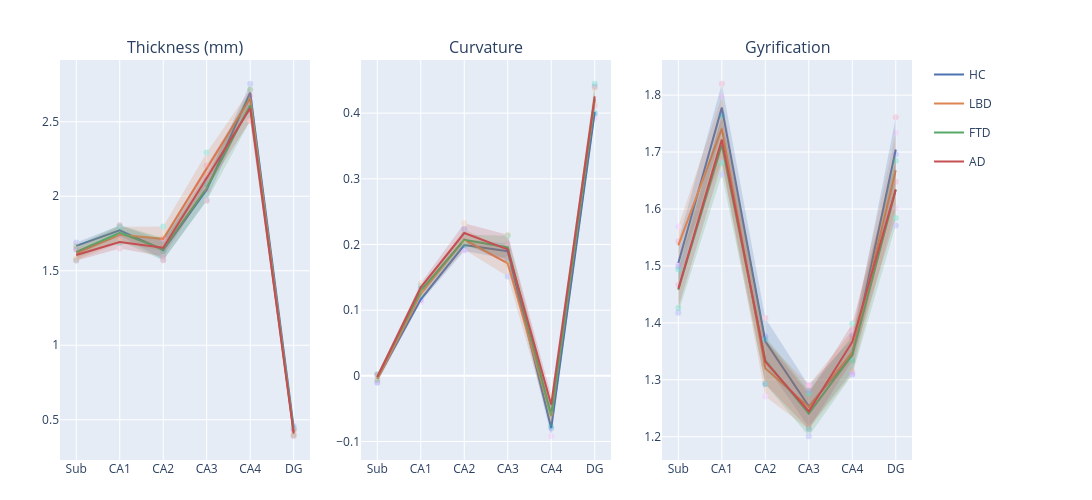

Write notebook code for a chart like this one.
### Code cell
#| label: notebook_fig_macrometricsSubfield
macro_metrics = ["thickness", "curvature", "gyrification"]
subfield_order = subfield_category_order

fig = make_subplots(
    rows=1, cols=3,
    subplot_titles=[st.metric_axis_label(m) for m in macro_metrics],
    horizontal_spacing=0.06,
)

for c, metric in enumerate(macro_metrics, start=1):
    for group in group_order:
        data_group = df_Hemi_grouped[df_Hemi_grouped["group"] == group]

        stats = (
            data_group.groupby("subfield")[metric]
            .agg(mean="mean", sem="sem")
            .reindex(subfield_order)
        )
        ci95 = 1.96 * stats["sem"]
        upper = stats["mean"] + ci95
        lower = stats["mean"] - ci95

        color = group_colors[group]
        show_legend = (c == 1)  # matches seaborn keeping only one legend, though placed on axes[2] there

        fig.add_trace(
            go.Scatter(
                x=list(subfield_order) + list(subfield_order)[::-1],
                y=list(upper) + list(lower)[::-1],
                fill='toself',
                fillcolor=color,
                opacity=0.2,
                line=dict(width=0),
                legendgroup=group,
                showlegend=False,
                hoverinfo='skip',
            ),
            row=1, col=c,
        )

        fig.add_trace(
            go.Scatter(
                x=subfield_order,
                y=stats["mean"],
                mode='lines',
                name=group,
                legendgroup=group,
                line=dict(color=color),
                showlegend=show_legend,
            ),
            row=1, col=c,
        )

fig.update_xaxes(categoryorder='array', categoryarray=subfield_order)

fig.update_layout(
    width=1750,
    height=500,
    margin=dict(l=60, r=180, t=60, b=40),
    legend=dict(
        orientation='v',
        yanchor='top', y=1,
        xanchor='left', x=1.02,
    ),
)

fig

### Figure 1 — Plotly figure (JSON) as saved in the notebook; plotly's stock layout.template omitted (floating-point values rounded to 4 significant figures)
{"data": [{"fill": "toself", "fillcolor": "#4C72B0", "hoverinfo": "skip", "legendgroup": "HC", "line": {"width": 0}, "opacity": 0.2, "showlegend": false, "type": "scatter", "x": ["Sub", "CA1", "CA2", "CA3", "CA4", "DG", "DG", "CA4", "CA3", "CA2", "CA1", "Sub"], "xaxis": "x", "y": [1.69, 1.804, 1.707, 2.113, 2.755, 0.4567, 0.4366, 2.636, 1.974, 1.572, 1.739, 1.643], "yaxis": "y"}, {"legendgroup": "HC", "line": {"color": "#4C72B0"}, "mode": "lines", "name": "HC", "showlegend": true, "type": "scatter", "x": ["Sub", "CA1", "CA2", "CA3", "CA4", "DG"], "xaxis": "x", "y": [1.667, 1.771, 1.64, 2.043, 2.696, 0.4466], "yaxis": "y"}, {"fill": "toself", "fillcolor": "#DD8452", "hoverinfo": "skip", "legendgroup": "LBD", "line": {"width": 0}, "opacity": 0.2, "showlegend": false, "type": "scatter", "x": ["Sub", "CA1", "CA2", "CA3", "CA4", "DG", "DG", "CA4", "CA3", "CA2", "CA1", "Sub"], "xaxis": "x", "y": [1.663, 1.796, 1.798, 2.294, 2.717, 0.4413, 0.3953, 2.6, 2.078, 1.63, 1.687, 1.571], "yaxis": "y"}, {"legendgroup": "LBD", "line": {"color": "#DD8452"}, "mode": "lines", "name": "LBD", "showlegend": true, "type": "scatter", "x": ["Sub", "CA1", "CA2", "CA3", "CA4", "DG"], "xaxis": "x", "y": [1.617, 1.741, 1.714, 2.186, 2.658, 0.4183], "yaxis": "y"}, {"fill": "toself", "fillcolor": "#55A868", "hoverinfo": "skip", "legendgroup": "FTD", "line": {"width": 0}, "opacity": 0.2, "showlegend": false, "type": "scatter", "x": ["Sub", "CA1", "CA2", "CA3", "CA4", "DG", "DG", "CA4", "CA3", "CA2", "CA1", "Sub"], "xaxis": "x", "y": [1.67, 1.808, 1.72, 2.143, 2.715, 0.4375, 0.4011, 2.506, 1.968, 1.569, 1.702, 1.585], "yaxis": "y"}, {"legendgroup": "FTD", "line": {"color": "#55A868"}, "mode": "lines", "name": "FTD", "showlegend": true, "type": "scatter", "x": ["Sub", "CA1", "CA2", "CA3", "CA4", "DG"], "xaxis": "x", "y": [1.627, 1.755, 1.644, 2.056, 2.611, 0.4193], "yaxis": "y"}, {"fill": "toself", "fillcolor": "#C44E52", "hoverinfo": "skip", "legendgroup": "AD", "line": {"width": 0}, "opacity": 0.2, "showlegend": false, "type": "scatter", "x": ["Sub", "CA1", "CA2", "CA3", "CA4", "DG", "DG", "CA4", "CA3", "CA2", "CA1", "Sub"], "xaxis": "x", "y": [1.645, 1.736, 1.713, 2.207, 2.676, 0.4244, 0.3892, 2.505, 2.045, 1.596, 1.649, 1.568], "yaxis": "y"}, {"legendgroup": "AD", "line": {"color": "#C44E52"}, "mode": "lines", "name": "AD", "showlegend": true, "type": "scatter", "x": ["Sub", "CA1", "CA2", "CA3", "CA4", "DG"], "xaxis": "x", "y": [1.606, 1.692, 1.654, 2.126, 2.59, 0.4068], "yaxis": "y"}, {"fill": "toself", "fillcolor": "#4C72B0", "hoverinfo": "skip", "legendgroup": "HC", "line": {"width": 0}, "opacity": 0.2, "showlegend": false, "type": "scatter", "x": ["Sub", "CA1", "CA2", "CA3", "CA4", "DG", "DG", "CA4", "CA3", "CA2", "CA1", "Sub"], "xaxis": "x2", "y": [0.001013, 0.1208, 0.2079, 0.2017, -0.06668, 0.4099, 0.393, -0.09199, 0.1779, 0.1901, 0.1123, -0.009858], "yaxis": "y2"}, {"legendgroup": "HC", "line": {"color": "#4C72B0"}, "mode": "lines", "name": "HC", "showlegend": false, "type": "scatter", "x": ["Sub", "CA1", "CA2", "CA3", "CA4", "DG"], "xaxis": "x2", "y": [-0.004423, 0.1166, 0.199, 0.1898, -0.07934, 0.4015], "yaxis": "y2"}, {"fill": "toself", "fillcolor": "#DD8452", "hoverinfo": "skip", "legendgroup": "LBD", "line": {"width": 0}, "opacity": 0.2, "showlegend": false, "type": "scatter", "x": ["Sub", "CA1", "CA2", "CA3", "CA4", "DG", "DG", "CA4", "CA3", "CA2", "CA1", "Sub"], "xaxis": "x2", "y": [0.001215, 0.1328, 0.2233, 0.1911, -0.04251, 0.4407, 0.3997, -0.08022, 0.1514, 0.1919, 0.1159, -0.01065], "yaxis": "y2"}, {"legendgroup": "LBD", "line": {"color": "#DD8452"}, "mode": "lines", "name": "LBD", "showlegend": false, "type": "scatter", "x": ["Sub", "CA1", "CA2", "CA3", "CA4", "DG"], "xaxis": "x2", "y": [-0.004719, 0.1244, 0.2076, 0.1713, -0.06137, 0.4202], "yaxis": "y2"}, {"fill": "toself", "fillcolor": "#55A868", "hoverinfo": "skip", "legendgroup": "FTD", "line": {"width": 0}, "opacity": 0.2, "showlegend": false, "type": "scatter", "x": ["Sub", "CA1", "CA2", "CA3", "CA4", "DG", "DG", "CA4", "CA3", "CA2", "CA1", "Sub"], "xaxis": "x2", "y": [0.00296, 0.1368, 0.2151, 0.2132, -0.04297, 0.4447, 0.3993, -0.07742, 0.1776, 0.1989, 0.1227, -0.006273], "yaxis": "y2"}, {"legendgroup": "FTD", "line": {"color": "#55A868"}, "mode": "lines", "name": "FTD", "showlegend": false, "type": "scatter", "x": ["Sub", "CA1", "CA2", "CA3", "CA4", "DG"], "xaxis": "x2", "y": [-0.001657, 0.1297, 0.207, 0.1954, -0.0602, 0.422], "yaxis": "y2"}, {"fill": "toself", "fillcolor": "#C44E52", "hoverinfo": "skip", "legendgroup": "AD", "line": {"width": 0}, "opacity": 0.2, "showlegend": false, "type": "scatter", "x": ["Sub", "CA1", "CA2", "CA3", "CA4", "DG", "DG", "CA4", "CA3", "CA2", "CA1", "Sub"], "xaxis": "x2", "y": [0.002084, 0.141, 0.2323, 0.2147, -0.02997, 0.4378, 0.4132, -0.05778, 0.1703, 0.2026, 0.1284, -0.00571], "yaxis": "y2"}, {"legendgroup": "AD", "line": {"color": "#C44E52"}, "mode": "lines", "name": "AD", "showlegend": false, "type": "scatter", "x": ["Sub", "CA1", "CA2", "CA3", "CA4", "DG"], "xaxis": "x2", "y": [-0.001813, 0.1347, 0.2174, 0.1925, -0.04388, 0.4255], "yaxis": "y2"}, {"fill": "toself", "fillcolor": "#4C72B0", "hoverinfo": "skip", "legendgroup": "HC", "line": {"width": 0}, "opacity": 0.2, "showlegend": false, "type": "scatter", "x": ["Sub", "CA1", "CA2", "CA3", "CA4", "DG", "DG", "CA4", "CA3", "CA2", "CA1", "Sub"], "xaxis": "x3", "y": [1.543, 1.82, 1.408, 1.29, 1.373, 1.761, 1.648, 1.314, 1.217, 1.327, 1.736, 1.467], "yaxis": "y3"}, {"legendgroup": "HC", "line": {"color": "#4C72B0"}, "mode": "lines", "name": "HC", "showlegend": false, "type": "scatter", "x": ["Sub", "CA1", "CA2", "CA3", "CA4", "DG"], "xaxis": "x3", "y": [1.505, 1.778, 1.368, 1.253, 1.344, 1.704], "yaxis": "y3"}, {"fill": "toself", "fillcolor": "#DD8452", "hoverinfo": "skip", "legendgroup": "LBD", "line": {"width": 0}, "opacity": 0.2, "showlegend": false, "type": "scatter", "x": ["Sub", "CA1", "CA2", "CA3", "CA4", "DG", "DG", "CA4", "CA3", "CA2", "CA1", "Sub"], "xaxis": "x3", "y": [1.569, 1.798, 1.37, 1.291, 1.387, 1.734, 1.602, 1.31, 1.213, 1.271, 1.684, 1.503], "yaxis": "y3"}, {"legendgroup": "LBD", "line": {"color": "#DD8452"}, "mode": "lines", "name": "LBD", "showlegend": false, "type": "scatter", "x": ["Sub", "CA1", "CA2", "CA3", "CA4", "DG"], "xaxis": "x3", "y": [1.536, 1.741, 1.32, 1.252, 1.348, 1.668], "yaxis": "y3"}, {"fill": "toself", "fillcolor": "#55A868", "hoverinfo": "skip", "legendgroup": "FTD", "line": {"width": 0}, "opacity": 0.2, "showlegend": false, "type": "scatter", "x": ["Sub", "CA1", "CA2", "CA3", "CA4", "DG", "DG", "CA4", "CA3", "CA2", "CA1", "Sub"], "xaxis": "x3", "y": [1.499, 1.765, 1.376, 1.28, 1.378, 1.696, 1.571, 1.309, 1.201, 1.292, 1.661, 1.418], "yaxis": "y3"}, {"legendgroup": "FTD", "line": {"color": "#55A868"}, "mode": "lines", "name": "FTD", "showlegend": false, "type": "scatter", "x": ["Sub", "CA1", "CA2", "CA3", "CA4", "DG"], "xaxis": "x3", "y": [1.458, 1.713, 1.334, 1.24, 1.343, 1.634], "yaxis": "y3"}, {"fill": "toself", "fillcolor": "#C44E52", "hoverinfo": "skip", "legendgroup": "AD", "line": {"width": 0}, "opacity": 0.2, "showlegend": false, "type": "scatter", "x": ["Sub", "CA1", "CA2", "CA3", "CA4", "DG", "DG", "CA4", "CA3", "CA2", "CA1", "Sub"], "xaxis": "x3", "y": [1.494, 1.763, 1.371, 1.276, 1.399, 1.685, 1.584, 1.334, 1.214, 1.293, 1.681, 1.426], "yaxis": "y3"}, {"legendgroup": "AD", "line": {"color": "#C44E52"}, "mode": "lines", "name": "AD", "showlegend": false, "type": "scatter", "x": ["Sub", "CA1", "CA2", "CA3", "CA4", "DG"], "xaxis": "x3", "y": [1.46, 1.722, 1.332, 1.245, 1.367, 1.634], "yaxis": "y3"}], "layout": {"annotations": [{"font": {"size": 16}, "showarrow": false, "text": "Thickness (mm)", "x": 0.1467, "xanchor": "center", "xref": "paper", "y": 1.0, "yanchor": "bottom", "yref": "paper"}, {"font": {"size": 16}, "showarrow": false, "text": "Curvature", "x": 0.5, "xanchor": "center", "xref": "paper", "y": 1.0, "yanchor": "bottom", "yref": "paper"}, {"font": {"size": 16}, "showarrow": false, "text": "Gyrification", "x": 0.8533, "xanchor": "center", "xref": "paper", "y": 1.0, "yanchor": "bottom", "yref": "paper"}], "height": 500, "legend": {"orientation": "v", "x": 1.02, "xanchor": "left", "y": 1, "yanchor": "top"}, "margin": {"b": 40, "l": 60, "r": 180, "t": 60}, "width": 1750, "xaxis": {"anchor": "y", "categoryarray": ["Sub", "CA1", "CA2", "CA3", "CA4", "DG"], "categoryorder": "array", "domain": [0.0, 0.2933]}, "xaxis2": {"anchor": "y2", "categoryarray": ["Sub", "CA1", "CA2", "CA3", "CA4", "DG"], "categoryorder": "array", "domain": [0.3533, 0.6467]}, "xaxis3": {"anchor": "y3", "categoryarray": ["Sub", "CA1", "CA2", "CA3", "CA4", "DG"], "categoryorder": "array", "domain": [0.7067, 1.0]}, "yaxis": {"anchor": "x", "domain": [0.0, 1.0]}, "yaxis2": {"anchor": "x2", "domain": [0.0, 1.0]}, "yaxis3": {"anchor": "x3", "domain": [0.0, 1.0]}}}
